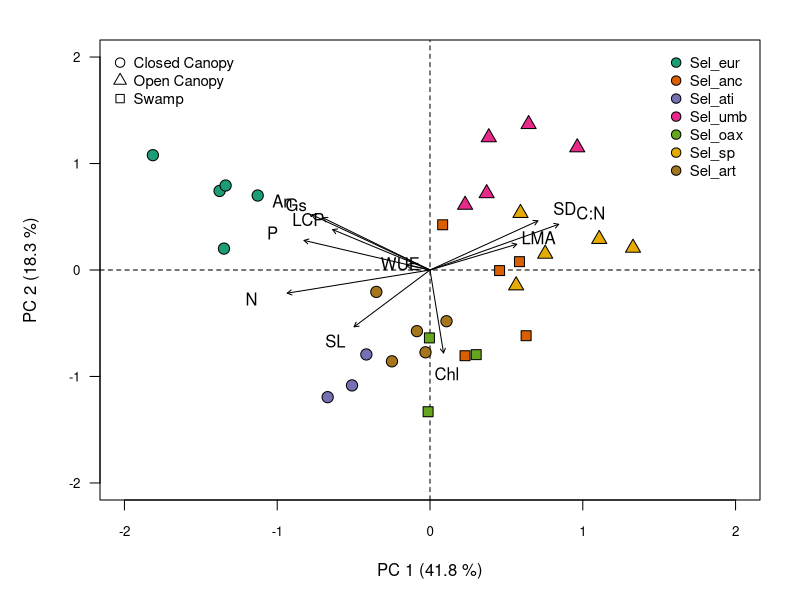

Generate this figure with R:
#pca with selaginella
sela <- read.csv("calculated_data/sela_pca_newchl.csv")

sela2 <- sela[complete.cases(sela),]
sela3 <- sela2[,-c(1:2)]

# sela_noeuro <- droplevels(sela[sela$species != "Sel_eur",])
# sela_noeuro2 <- sela_noeuro[complete.cases(sela_noeuro),]
# sela_noeuro3 <- sela_noeuro2[,-c(1:2)]


library(vegan)

##look at variances
# var(sela$cond)
# var(sela$lma)
#variances among variables are orders of magnitude different so we will rescale

# sela_dca <- decorana(na.omit(sela3))
# summary(sela_dca, display = 'none')
#since axis length is less than 3 so we use PCA

#principle compoent analysis with scales variances
sela_rda<- rda(sela3,scale=T)
# plot(sela_rda)
summary(sela_rda)

#nicer plot

library(scales)
sites <- scores(sela_rda, display='sites')
spp <- scores(sela_rda, display='species')
#need to rename row names for pretty plotting

row.names(spp) <- c("An", "Gs","Chl", "N", "C:N", "P", "LMA", "SD", "SL", "LCP", "WUE")
len <- .8

library(RColorBrewer)
cols <- brewer.pal(7, "Dark2")
cols2 <- c(rep(cols[1],5), rep(cols[2],5),rep(cols[3],3),rep(cols[4],5),rep(cols[5],3),
           rep(cols[6],5),rep(cols[7],5))
pchs <- c(rep(21,5), rep(22,5), rep(21,3), rep(24,5), rep(22,3), 
          rep(24,5), rep(21,5))
habs <- c("Closed Canopy", "Open Canopy", "Swamp")
habpch <- c(21, 24, 22)
sppnames <- c("Sel_eur",  "Sel_anc",  "Sel_ati",  "Sel_umb",  
              "Sel_oax",  "Sel_sp", "Sel_art")

# windows()
# png(filename = "output/pca_sela.png", width = 11, height = 8.5,
#     units = "in", res= 400)

jpeg(filename = "output/manuscript_figures/Figure_2_newchl.jpeg",
     width = 8.4, height =8.4, units = "in", res= 300)

#cannot use transparency for .eps on points
# setEPS()
# postscript("output/manuscript_figures/Figure_2.eps")

par(mar=c(5,5,2,2), las=1,cex.axis=0.8)
plot(sites,ylab="PC 2 (18.3 %)", xlab="PC 1 (41.8 %)",type='n',
     xlim=c(-2, 2), ylim=c(-2, 2))
abline(v=0, lty='dashed')
abline(h=0, lty='dashed')
points(sites,cex=1.5, bg=cols2 , pch=pchs)#bg=alpha(cols2, .8)
  # text(spp,labels=rownames(scores(sela_rda, display='species')),cex=1,col="grey20")
  arrows(0, 0, len * spp[, 1],  len * spp[, 2], length = 0.05)
  text(spp,labels=rownames(spp),cex=1)
  legend("topright", legend= sppnames,pch=21, pt.bg=cols,
         inset=0.01, bty='n', cex=.9,pt.cex=1.25)
  legend("topleft", legend= habs,pt.bg="white", pch=habpch,
         inset=0.01, bty='n', cex=.9, pt.cex=1.25)
# dev.copy2pdf(file= "output/pca_sela.pdf")
dev.off()

  
#no sel eur------------
# sela2_dca <- decorana(na.omit(sela_noeuro3))
#   summary(sela2_dca, display = 'none') #since axis length is less than 3 so we use PCA
#   speclab <- unique(sela$species)
#   
# #principle compoent analysis with scales variances
# sela2_rda<- rda(na.omit(sela_noeuro3),scale=T)
# sites2 <- scores(sela2_rda, display='sites')
# spp2 <- scores(sela2_rda, display='species')
# 
# cols3 <- c(rep(cols[2],4),rep(cols[3],3),rep(cols[4],5),rep(cols[5],2),
#            rep(cols[6],5),rep(cols[7],4))

# windows(7,7)  
# plot(sites2,ylab="PC 2 (22.3 %)", xlab="PC 1 (40.4 %)",
#        cex=1.5, col=alpha(cols3, .8), pch=16,xlim=c(-2, 2), ylim=c(-2, 2))
#   text(spp2,labels=rownames(scores(sela2_rda, display='species')),cex=1,col="grey20")
#   abline(v=0, lty='dashed')
#   abline(h=0, lty='dashed')
#   arrows(0, 0, len * spp2[, 1],  len * spp2[, 2], length = 0.05, col = "grey20")
#   legend("topright", legend= speclab[2:7],col=cols, pch=16, 
#          inset=0.01,bty='n', cex=.8 )
# dev.copy2pdf(file= "output/pca_sela_noeury.pdf")
# dev.off() 

# use prcomp --------------------------------------------------------------

# sela_prc <- prcomp(na.omit(sela2),scale=T)
# summary(sela_prc)
# sites2 <- scores(sela_prc, display='sites')
# spp2 <- scores(sela_prc, display='species')
# biplot(sela_prc, pch=16, col=c(cols, "blue"))
# 
# plot(sites2,ylab="PC 2 (26.5 %)", xlab="PC 1 (43.4 %)",
#      cex=1, col=alpha(cols2, .8), pch=16,xlim=c(-2.5, 2.5), ylim=c(-1.5, 1.5))
# text(spp,labels=rownames(scores(sela_rda, display='species')),cex=0.8, col="black")
